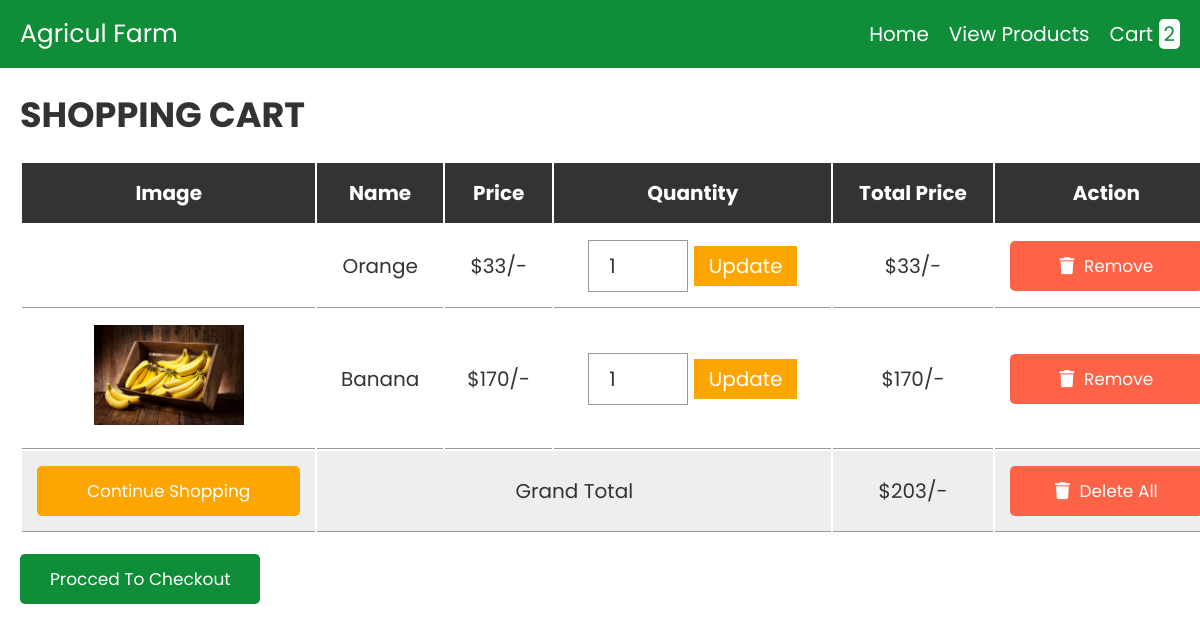
The app's page /cart.php with its own data.
### tables this page shows
CREATE TABLE `cart` (
  `id` int(255) NOT NULL,
  `name` varchar(255) NOT NULL,
  `price` int(255) NOT NULL,
  `image` varchar(255) NOT NULL,
  `quantity` int(255) NOT NULL
);

### cart.php (the view, shortened to what this page needs)
<?php
@include 'config.php';
?>
<!DOCTYPE html>
<html lang="en">
<head>
   <link rel="stylesheet" href="https://cdnjs.cloudflare.com/ajax/libs/font-awesome/6.0.0/css/all.min.css">
   <link rel="stylesheet" href="css/p_style.css">
</head>
<body>
   <header class="header">
      <div class="flex">
         <a href="#" class="logo">Agricul Farm</a>
         <nav class="navbar">
            <a href="index.php">Home</a>
         </nav>
         <nav class="navbar">
            <a href="products.php">view products</a>
         </nav>
         <?php
         $select_rows = mysqli_query($conn, "SELECT * FROM `cart`") or die('query failed');
         $row_count = mysqli_num_rows($select_rows);
         ?>
         <a href="cart.php" class="cart">cart <span><?php echo $row_count; ?></span> </a>
      </div>
   </header>
   <div class="container">
      <section class="shopping-cart">
         <h1 class="heading">shopping cart</h1>
         <table>
            <thead>
               <th>image</th>
               <th>name</th>
               <th>price</th>
               <th>quantity</th>
               <th>total price</th>
               <th>action</th>
            </thead>
            <tbody>
               <?php
               $select_cart = mysqli_query($conn, "SELECT * FROM `cart`");
               $grand_total = 0;
               if (mysqli_num_rows($select_cart) > 0) {
                  while ($fetch_cart = mysqli_fetch_assoc($select_cart)) {
                     ?>
                     <tr>
                        <td><img src="uploaded_img/<?php echo $fetch_cart['image']; ?>" height="100" alt=""></td>
                        <td>
                           <?php echo $fetch_cart['name']; ?>
                        </td>
                        <td>$<?php echo number_format($fetch_cart['price']); ?>/-</td>
                        <td>
                           <form action="" method="post">
                              <input type="number" name="update_quantity" min="1"
                                 value="<?php echo $fetch_cart['quantity']; ?>">
                              <input type="submit" value="update" name="update_update_btn">
                           </form>
                        </td>
                        <td>$<?php echo $sub_total = number_format($fetch_cart['price'] * $fetch_cart['quantity']); ?>/-</td>
                        <td><a href="cart.php?remove=<?php echo $fetch_cart['id']; ?>"
                              onclick="return confirm('remove item from cart?')" class="delete-btn"> <i
                                 class="fas fa-trash"></i> remove</a></td>
                     </tr>
                     <?php
                     $grand_total += $sub_total;
                  }
               }
               ?>
               <tr class="table-bottom">
                  <td><a href="products.php" class="option-btn" style="margin-top: 0;">continue shopping</a></td>
                  <td colspan="3">grand total</td>
                  <td>$<?php echo $grand_total; ?>/-</td>
                  <td><a href="cart.php?delete_all" onclick="return confirm('are you sure you want to delete all?');"
                        class="delete-btn"> <i class="fas fa-trash"></i> delete all </a></td>
               </tr>
            </tbody>
         </table>
         <div class="checkout-btn">
            <a href="paypaltask/index.php" class="btn <?=($grand_total > 1) ? '' : 'disabled'; ?>">procced to checkout</a>
         </div>
      </section>
   </div>
</body>
</html>

### css/p_style.css (style rules this page uses)
:root { --blue:#0f8d39; --red:tomato; --orange:orange; --black:#333; --white:#fff; --bg-color:#eee; --dark-bg:rgba(0,0,0,.7); --box-shadow:0 .5rem 1rem rgba(0,0,0,.1); --border:.1rem solid #999; }
* { font-family: 'Poppins', sans-serif; margin:0; padding:0; box-sizing: border-box; outline: none; border:none; text-decoration: none; text-transform: capitalize; }
html { font-size: 62.5%; overflow-x: hidden; }
.container { max-width: 1200px; margin:0 auto; }
section { padding:2rem; }
.heading { text-align: center; font-size: 3.5rem; text-transform: uppercase; color:var(--black); margin-bottom: 2rem; }
.btn, .option-btn, .delete-btn { display: block; width: 100%; text-align: center; background-color: #0f8d39; color:var(--white); font-size: 1.7rem; padding:1.2rem 3rem; border-radius: .5rem; cursor: pointer; margin-top: 1rem; }
.option-btn i, .delete-btn i { padding-right: .5rem; }
.option-btn { background-color: var(--orange); }
.delete-btn { margin-top: 0; background-color: var(--red); }
.header { background-color: #0f8d39; position: sticky; top:0; left:0; z-index: 1000; }
.header .flex { display: flex; align-items: center; padding:1.5rem 2rem; max-width: 1200px; margin:0 auto; }
.header .flex .logo { margin-right: auto; font-size: 2.5rem; color:var(--white); }
.header .flex .navbar a { margin-left: 2rem; font-size: 2rem; color:var(--white); }
.header .flex .cart { margin-left: 2rem; font-size: 2rem; color:var(--white); }
.header .flex .cart span { padding:.1rem .5rem; border-radius: .5rem; background-color: var(--white); color:#0f8d39; font-size: 2rem; }
.shopping-cart table { text-align: center; width: 100%; }
.shopping-cart table thead th { padding:1.5rem; font-size: 2rem; color:var(--white); background-color: var(--black); }
.shopping-cart table tr td { border-bottom: var(--border); padding:1.5rem; font-size: 2rem; color:var(--black); }
.shopping-cart table input[type="number"] { border: var(--border); padding:1rem 2rem; font-size: 2rem; color:var(--black); width: 10rem; }
.shopping-cart table input[type="submit"] { padding:.5rem 1.5rem; cursor: pointer; font-size: 2rem; background-color: var(--orange); color:var(--white); }
.shopping-cart table .table-bottom { background-color: var(--bg-color); }
.shopping-cart .checkout-btn { text-align: center; margin-top: 1rem; }
.shopping-cart .checkout-btn a { display: inline-block; width: auto; }
@media (max-width:1200px) { .shopping-cart { overflow-x: scroll; } }
@media (max-width:1200px) { .shopping-cart table { width: 120rem; } }
@media (max-width:1200px) { .shopping-cart .heading { text-align: left; } }
@media (max-width:1200px) { .shopping-cart .checkout-btn { text-align: left; } }

### records on screen
cart: name "Orange", price "33", update_quantity "1"
cart: image (picture), name "Banana", price "170", update_quantity "1"

### other values on screen
$row_count "2"
$grand_total "203"
